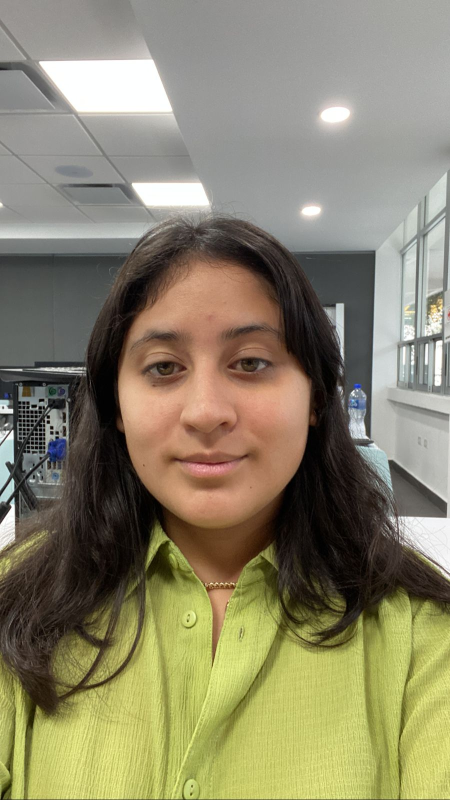
#> input picture CreacionModelo/datasets/Sofi.jpeg, 900 x 1600 px, given in place of the camera (shown at 1/2 size)
$ jupyter execute --allow-errors face_recognize.ipynb   (text cells are left out)
#> lines starting #> are read from the running program, lines starting #| are printed output that depends on the picture
#> further down, im is the input picture: shape (1600, 900, 3); mean B, G, R 106.3, 132.4, 138.4
#> `gray = cv2.cvtColor(im, cv2.COLOR_BGR2GRAY)`:
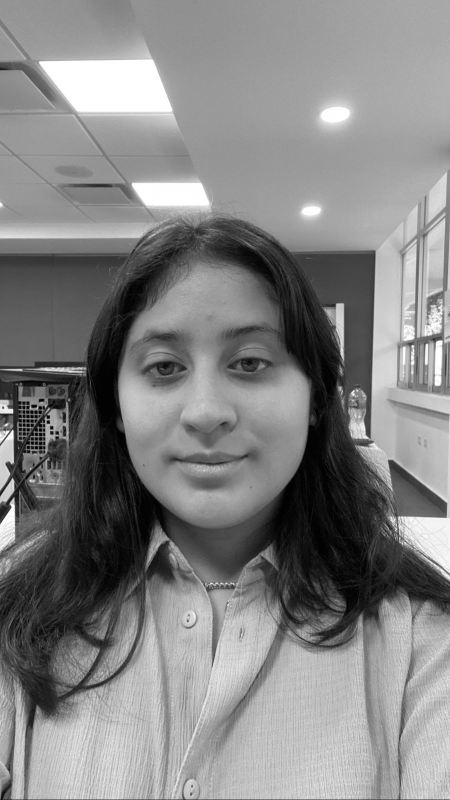
#> gray: shape (1600, 900) (shown at 1/2 size); min 0, max 255, mean 131.3
#> `faces = face_cascade.detectMultiScale(gray, 1.3, 5)`: faces = [[170, 537, 494, 494]]
[cell 1]
import cv2
import sys
import numpy
import os

[cell 2]
haar_file = 'haarcascade_frontalface_default.xml'
datasets = 'datasets'   # nombre del folder donde se encuentran los datos

# Se crea una lista de imágenes y de nombres correspondientes
(images, labels, names, id) = ([], [], {}, 0)
for (subdirs, dirs, files) in os.walk(datasets):
    for subdir in dirs:
        names[id] = subdir
        subjectpath = os.path.join(datasets, subdir)
        for filename in os.listdir(subjectpath):
            path = subjectpath + '/' + filename
            label = id
            images.append(cv2.imread(path, 0))
            labels.append(int(label))
        id += 1
(width, height) = (130, 100)
(images, labels) = [numpy.array(lis) for lis in [images, labels]]

[cell 3]
model = cv2.face.LBPHFaceRecognizer_create()
#> (the rest of this cell did not finish here and is left out)

[cell 4]
face_cascade = cv2.CascadeClassifier(haar_file)
webcam = cv2.VideoCapture(0)

#> (the rest of this cell did not finish here and is left out)
